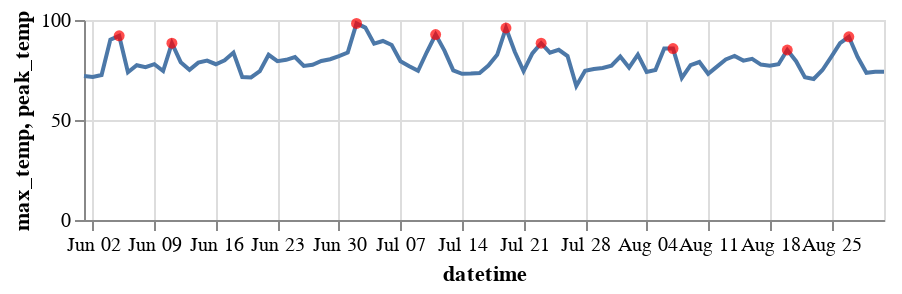

Here is the notebook cell this chart was saved with:
### Code cell
c, dfp = find_and_plot_peaks(df_agg)
c

### Figure 1 — Vega-Lite specification as saved in the notebook (floating-point values rounded to 4 significant figures)
{"config": {"view": {"continuousWidth": 300, "continuousHeight": 300}}, "layer": [{"mark": {"type": "line"}, "encoding": {"x": {"field": "datetime", "type": "temporal"}, "y": {"field": "max_temp", "type": "quantitative"}}}, {"mark": {"type": "circle"}, "encoding": {"color": {"value": "red"}, "x": {"field": "datetime", "type": "temporal"}, "y": {"field": "peak_temp", "type": "quantitative"}}}], "data": {"name": "data-814fdb1de6f6ef6e7e483a072ea67c15"}, "height": 100, "width": 400, "$schema": "https://vega.github.io/schema/vega-lite/v5.20.1.json", "datasets": {"data-814fdb1de6f6ef6e7e483a072ea67c15": [{"datetime": "2024-08-31T00:00:00", "max_temp": 74.1, "peak_indicator": 0, "peak_temp": null}, {"datetime": "2024-08-30T00:00:00", "max_temp": 74.1, "peak_indicator": 0, "peak_temp": null}, {"datetime": "2024-08-29T00:00:00", "max_temp": 73.6, "peak_indicator": 0, "peak_temp": null}, {"datetime": "2024-08-28T00:00:00", "max_temp": 81.5, "peak_indicator": 0, "peak_temp": null}, {"datetime": "2024-08-27T00:00:00", "max_temp": 91.6, "peak_indicator": 1, "peak_temp": 91.6}, {"datetime": "2024-08-26T00:00:00", "max_temp": 88.4, "peak_indicator": 0, "peak_temp": null}, {"datetime": "2024-08-25T00:00:00", "max_temp": 81.6, "peak_indicator": 0, "peak_temp": null}, {"datetime": "2024-08-24T00:00:00", "max_temp": 75.0, "peak_indicator": 0, "peak_temp": null}, {"datetime": "2024-08-23T00:00:00", "max_temp": 70.5, "peak_indicator": 0, "peak_temp": null}, {"datetime": "2024-08-22T00:00:00", "max_temp": 71.4, "peak_indicator": 0, "peak_temp": null}, {"datetime": "2024-08-21T00:00:00", "max_temp": 79.4, "peak_indicator": 0, "peak_temp": null}, {"datetime": "2024-08-20T00:00:00", "max_temp": 85.0, "peak_indicator": 1, "peak_temp": 85.0}, {"datetime": "2024-08-19T00:00:00", "max_temp": 77.9, "peak_indicator": 0, "peak_temp": null}, {"datetime": "2024-08-18T00:00:00", "max_temp": 77.1, "peak_indicator": 0, "peak_temp": null}, {"datetime": "2024-08-17T00:00:00", "max_temp": 77.7, "peak_indicator": 0, "peak_temp": null}, {"datetime": "2024-08-16T00:00:00", "max_temp": 80.6, "peak_indicator": 0, "peak_temp": null}, {"datetime": "2024-08-15T00:00:00", "max_temp": 79.7, "peak_indicator": 0, "peak_temp": null}, {"datetime": "2024-08-14T00:00:00", "max_temp": 82.0, "peak_indicator": 0, "peak_temp": null}, {"datetime": "2024-08-13T00:00:00", "max_temp": 80.3, "peak_indicator": 0, "peak_temp": null}, {"datetime": "2024-08-12T00:00:00", "max_temp": 76.7, "peak_indicator": 0, "peak_temp": null}, {"datetime": "2024-08-11T00:00:00", "max_temp": 73.1, "peak_indicator": 0, "peak_temp": null}, {"datetime": "2024-08-10T00:00:00", "max_temp": 79.0, "peak_indicator": 0, "peak_temp": null}, {"datetime": "2024-08-09T00:00:00", "max_temp": 77.4, "peak_indicator": 0, "peak_temp": null}, {"datetime": "2024-08-08T00:00:00", "max_temp": 71.0, "peak_indicator": 0, "peak_temp": null}, {"datetime": "2024-08-07T00:00:00", "max_temp": 85.7, "peak_indicator": 1, "peak_temp": 85.7}, {"datetime": "2024-08-06T00:00:00", "max_temp": 85.7, "peak_indicator": 0, "peak_temp": null}, {"datetime": "2024-08-05T00:00:00", "max_temp": 75.0, "peak_indicator": 0, "peak_temp": null}, {"datetime": "2024-08-04T00:00:00", "max_temp": 74.0, "peak_indicator": 0, "peak_temp": null}, {"datetime": "2024-08-03T00:00:00", "max_temp": 82.7, "peak_indicator": 0, "peak_temp": null}, {"datetime": "2024-08-02T00:00:00", "max_temp": 76.2, "peak_indicator": 0, "peak_temp": null}, {"datetime": "2024-08-01T00:00:00", "max_temp": 81.7, "peak_indicator": 0, "peak_temp": null}, {"datetime": "2024-07-31T00:00:00", "max_temp": 77.2, "peak_indicator": 0, "peak_temp": null}, {"datetime": "2024-07-30T00:00:00", "max_temp": 76.0, "peak_indicator": 0, "peak_temp": null}, {"datetime": "2024-07-29T00:00:00", "max_temp": 75.5, "peak_indicator": 0, "peak_temp": null}, {"datetime": "2024-07-28T00:00:00", "max_temp": 74.6, "peak_indicator": 0, "peak_temp": null}, {"datetime": "2024-07-27T00:00:00", "max_temp": 67.0, "peak_indicator": 0, "peak_temp": null}, {"datetime": "2024-07-26T00:00:00", "max_temp": 82.0, "peak_indicator": 0, "peak_temp": null}, {"datetime": "2024-07-25T00:00:00", "max_temp": 85.1, "peak_indicator": 0, "peak_temp": null}, {"datetime": "2024-07-24T00:00:00", "max_temp": 83.7, "peak_indicator": 0, "peak_temp": null}, {"datetime": "2024-07-23T00:00:00", "max_temp": 88.4, "peak_indicator": 1, "peak_temp": 88.4}, {"datetime": "2024-07-22T00:00:00", "max_temp": 83.3, "peak_indicator": 0, "peak_temp": null}, {"datetime": "2024-07-21T00:00:00", "max_temp": 74.4, "peak_indicator": 0, "peak_temp": null}, {"datetime": "2024-07-20T00:00:00", "max_temp": 84.1, "peak_indicator": 0, "peak_temp": null}, {"datetime": "2024-07-19T00:00:00", "max_temp": 96.0, "peak_indicator": 1, "peak_temp": 96.0}, {"datetime": "2024-07-18T00:00:00", "max_temp": 82.6, "peak_indicator": 0, "peak_temp": null}, {"datetime": "2024-07-17T00:00:00", "max_temp": 77.2, "peak_indicator": 0, "peak_temp": null}, {"datetime": "2024-07-16T00:00:00", "max_temp": 73.5, "peak_indicator": 0, "peak_temp": null}, {"datetime": "2024-07-15T00:00:00", "max_temp": 73.2, "peak_indicator": 0, "peak_temp": null}, {"datetime": "2024-07-14T00:00:00", "max_temp": 73.1, "peak_indicator": 0, "peak_temp": null}, {"datetime": "2024-07-13T00:00:00", "max_temp": 74.8, "peak_indicator": 0, "peak_temp": null}, {"datetime": "2024-07-12T00:00:00", "max_temp": 84.7, "peak_indicator": 0, "peak_temp": null}, {"datetime": "2024-07-11T00:00:00", "max_temp": 92.7, "peak_indicator": 1, "peak_temp": 92.7}, {"datetime": "2024-07-10T00:00:00", "max_temp": 84.0, "peak_indicator": 0, "peak_temp": null}, {"datetime": "2024-07-09T00:00:00", "max_temp": 74.6, "peak_indicator": 0, "peak_temp": null}, {"datetime": "2024-07-08T00:00:00", "max_temp": 76.9, "peak_indicator": 0, "peak_temp": null}, {"datetime": "2024-07-07T00:00:00", "max_temp": 79.4, "peak_indicator": 0, "peak_temp": null}, {"datetime": "2024-07-06T00:00:00", "max_temp": 87.5, "peak_indicator": 0, "peak_temp": null}, {"datetime": "2024-07-05T00:00:00", "max_temp": 89.5, "peak_indicator": 0, "peak_temp": null}, {"datetime": "2024-07-04T00:00:00", "max_temp": 88.2, "peak_indicator": 0, "peak_temp": null}, {"datetime": "2024-07-03T00:00:00", "max_temp": 96.2, "peak_indicator": 0, "peak_temp": null}, {"datetime": "2024-07-02T00:00:00", "max_temp": 98.3, "peak_indicator": 1, "peak_temp": 98.3}, {"datetime": "2024-07-01T00:00:00", "max_temp": 83.7, "peak_indicator": 0, "peak_temp": null}, {"datetime": "2024-06-30T00:00:00", "max_temp": 81.9, "peak_indicator": 0, "peak_temp": null}, {"datetime": "2024-06-29T00:00:00", "max_temp": 80.4, "peak_indicator": 0, "peak_temp": null}, {"datetime": "2024-06-28T00:00:00", "max_temp": 79.5, "peak_indicator": 0, "peak_temp": null}, {"datetime": "2024-06-27T00:00:00", "max_temp": 77.6, "peak_indicator": 0, "peak_temp": null}, {"datetime": "2024-06-26T00:00:00", "max_temp": 77.0, "peak_indicator": 0, "peak_temp": null}, {"datetime": "2024-06-25T00:00:00", "max_temp": 81.5, "peak_indicator": 0, "peak_temp": null}, {"datetime": "2024-06-24T00:00:00", "max_temp": 80.1, "peak_indicator": 0, "peak_temp": null}, {"datetime": "2024-06-23T00:00:00", "max_temp": 79.4, "peak_indicator": 0, "peak_temp": null}, {"datetime": "2024-06-22T00:00:00", "max_temp": 82.6, "peak_indicator": 0, "peak_temp": null}, {"datetime": "2024-06-21T00:00:00", "max_temp": 74.4, "peak_indicator": 0, "peak_temp": null}, {"datetime": "2024-06-20T00:00:00", "max_temp": 71.3, "peak_indicator": 0, "peak_temp": null}, {"datetime": "2024-06-19T00:00:00", "max_temp": 71.5, "peak_indicator": 0, "peak_temp": null}, {"datetime": "2024-06-18T00:00:00", "max_temp": 83.7, "peak_indicator": 0, "peak_temp": null}, {"datetime": "2024-06-17T00:00:00", "max_temp": 79.9, "peak_indicator": 0, "peak_temp": null}, {"datetime": "2024-06-16T00:00:00", "max_temp": 77.9, "peak_indicator": 0, "peak_temp": null}, {"datetime": "2024-06-15T00:00:00", "max_temp": 79.7, "peak_indicator": 0, "peak_temp": null}, {"datetime": "2024-06-14T00:00:00", "max_temp": 78.7, "peak_indicator": 0, "peak_temp": null}, {"datetime": "2024-06-13T00:00:00", "max_temp": 75.1, "peak_indicator": 0, "peak_temp": null}, {"datetime": "2024-06-12T00:00:00", "max_temp": 78.9, "peak_indicator": 0, "peak_temp": null}, {"datetime": "2024-06-11T00:00:00", "max_temp": 88.4, "peak_indicator": 1, "peak_temp": 88.4}, {"datetime": "2024-06-10T00:00:00", "max_temp": 74.5, "peak_indicator": 0, "peak_temp": null}, {"datetime": "2024-06-09T00:00:00", "max_temp": 77.9, "peak_indicator": 0, "peak_temp": null}, {"datetime": "2024-06-08T00:00:00", "max_temp": 76.4, "peak_indicator": 0, "peak_temp": null}, {"datetime": "2024-06-07T00:00:00", "max_temp": 77.4, "peak_indicator": 0, "peak_temp": null}, {"datetime": "2024-06-06T00:00:00", "max_temp": 73.9, "peak_indicator": 0, "peak_temp": null}, {"datetime": "2024-06-05T00:00:00", "max_temp": 92.1, "peak_indicator": 1, "peak_temp": 92.1}, {"datetime": "2024-06-04T00:00:00", "max_temp": 90.2, "peak_indicator": 0, "peak_temp": null}, {"datetime": "2024-06-03T00:00:00", "max_temp": 72.5, "peak_indicator": 0, "peak_temp": null}, {"datetime": "2024-06-02T00:00:00", "max_temp": 71.5, "peak_indicator": 0, "peak_temp": null}, {"datetime": "2024-06-01T00:00:00", "max_temp": 72.0, "peak_indicator": 0, "peak_temp": null}]}}
